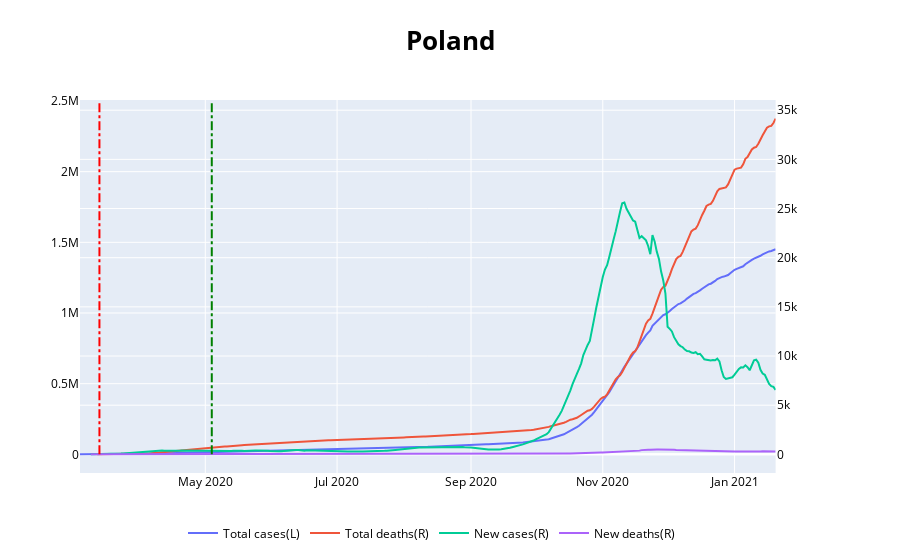
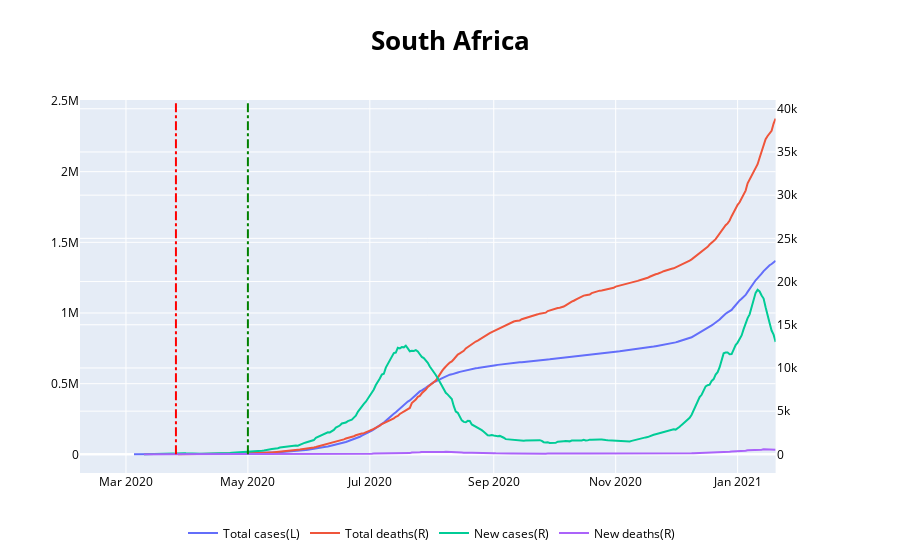
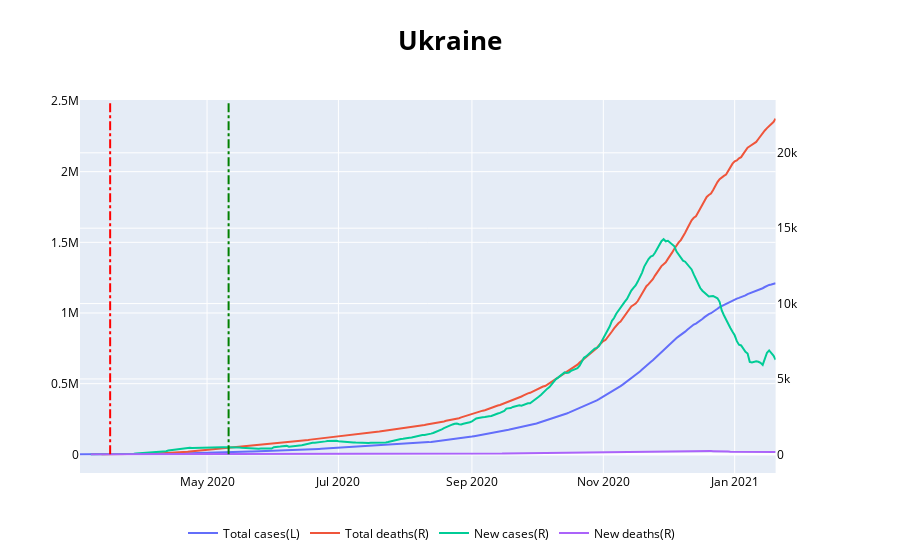
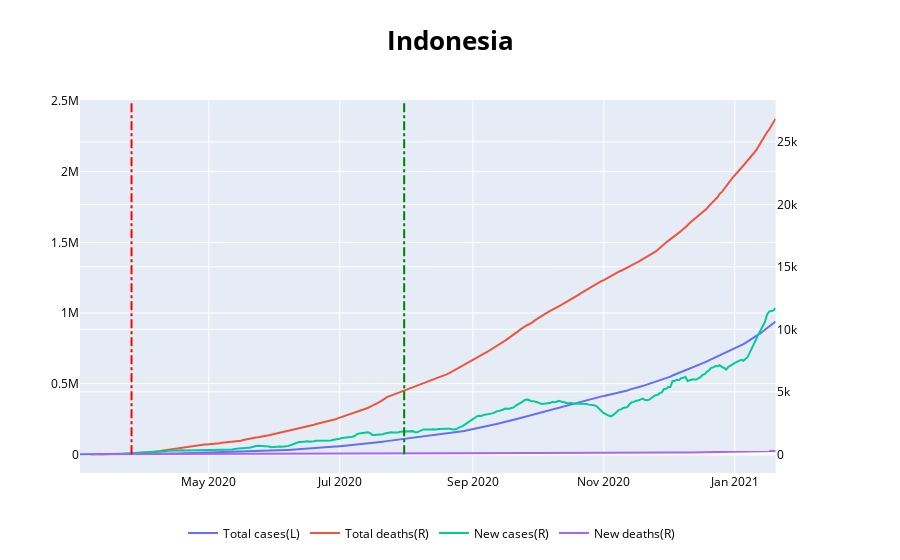

Source (notebook cell) for these figures, in order:
### Markdown cell above
## DATA PLOTS

### Code cell
# Tendency plots
y = ["total_cases", "total_deaths", "new_cases_smoothed", "new_deaths_smoothed"]
ylabel = ["Total cases(L)", "Total deaths(R)", "New cases(R)", "New deaths(R)"]
yaxis = [False, True, True, True]

variable_visual.tendency_plots_wrapper(df_required_countries_masked, y, ylabel, yaxis)

### Figure 1 — Plotly figure (JSON) as saved in the notebook; plotly's stock layout.template omitted (floating-point values rounded to 4 significant figures; data arrays with more than 128 entries replaced by an {"elided": "..."} marker saying what was removed)
{"data": [{"mode": "lines", "name": "Total cases(L)", "type": "scatter", "x": {"elided": "323 str values"}, "xaxis": "x", "y": {"elided": "323 int values"}, "yaxis": "y"}, {"mode": "lines", "name": "Total deaths(R)", "type": "scatter", "x": {"elided": "323 str values"}, "xaxis": "x", "y": {"elided": "323 int values"}, "yaxis": "y2"}, {"mode": "lines", "name": "New cases(R)", "type": "scatter", "x": {"elided": "323 str values"}, "xaxis": "x", "y": {"elided": "323 float values"}, "yaxis": "y2"}, {"mode": "lines", "name": "New deaths(R)", "type": "scatter", "x": {"elided": "323 str values"}, "xaxis": "x", "y": {"elided": "323 float values"}, "yaxis": "y2"}], "layout": {"font": {"color": "Black"}, "legend": {"orientation": "h", "x": 0.475, "xanchor": "center", "y": -0.2, "yanchor": "bottom"}, "shapes": [{"line": {"color": "red", "dash": "dashdot", "width": 2}, "type": "line", "x0": "2020-03-13T00:00:00", "x1": "2020-03-13T00:00:00", "y0": 0, "y1": 2500000}, {"line": {"color": "green", "dash": "dashdot", "width": 2}, "type": "line", "x0": "2020-05-04T00:00:00", "x1": "2020-05-04T00:00:00", "y0": 0, "y1": 2500000}], "title": {"text": "<span style=\"font-size: 26px;\"><b>Poland</b></span>", "x": 0.5}, "xaxis": {"anchor": "y", "domain": [0, 0.94]}, "yaxis": {"anchor": "x", "domain": [0, 1]}, "yaxis2": {"anchor": "x", "overlaying": "y", "side": "right"}}}

### Figure 2 — Plotly figure (JSON) as saved in the notebook; plotly's stock layout.template omitted (floating-point values rounded to 4 significant figures; data arrays with more than 128 entries replaced by an {"elided": "..."} marker saying what was removed)
{"data": [{"mode": "lines", "name": "Total cases(L)", "type": "scatter", "x": {"elided": "349 str values"}, "xaxis": "x", "y": {"elided": "349 int values"}, "yaxis": "y"}, {"mode": "lines", "name": "Total deaths(R)", "type": "scatter", "x": {"elided": "349 str values"}, "xaxis": "x", "y": {"elided": "349 int values"}, "yaxis": "y2"}, {"mode": "lines", "name": "New cases(R)", "type": "scatter", "x": {"elided": "349 str values"}, "xaxis": "x", "y": {"elided": "349 float values"}, "yaxis": "y2"}, {"mode": "lines", "name": "New deaths(R)", "type": "scatter", "x": {"elided": "349 str values"}, "xaxis": "x", "y": {"elided": "349 float values"}, "yaxis": "y2"}], "layout": {"font": {"color": "Black"}, "legend": {"orientation": "h", "x": 0.475, "xanchor": "center", "y": -0.2, "yanchor": "bottom"}, "shapes": [{"line": {"color": "red", "dash": "dashdot", "width": 2}, "type": "line", "x0": "2020-03-26T00:00:00", "x1": "2020-03-26T00:00:00", "y0": 0, "y1": 2500000}, {"line": {"color": "green", "dash": "dashdot", "width": 2}, "type": "line", "x0": "2020-05-01T00:00:00", "x1": "2020-05-01T00:00:00", "y0": 0, "y1": 2500000}], "title": {"text": "<span style=\"font-size: 26px;\"><b>South Africa</b></span>", "x": 0.5}, "xaxis": {"anchor": "y", "domain": [0, 0.94]}, "yaxis": {"anchor": "x", "domain": [0, 1]}, "yaxis2": {"anchor": "x", "overlaying": "y", "side": "right"}}}

### Figure 3 — Plotly figure (JSON) as saved in the notebook; plotly's stock layout.template omitted (floating-point values rounded to 4 significant figures; data arrays with more than 128 entries replaced by an {"elided": "..."} marker saying what was removed)
{"data": [{"mode": "lines", "name": "Total cases(L)", "type": "scatter", "x": {"elided": "324 str values"}, "xaxis": "x", "y": {"elided": "324 int values"}, "yaxis": "y"}, {"mode": "lines", "name": "Total deaths(R)", "type": "scatter", "x": {"elided": "324 str values"}, "xaxis": "x", "y": {"elided": "324 int values"}, "yaxis": "y2"}, {"mode": "lines", "name": "New cases(R)", "type": "scatter", "x": {"elided": "324 str values"}, "xaxis": "x", "y": {"elided": "324 float values"}, "yaxis": "y2"}, {"mode": "lines", "name": "New deaths(R)", "type": "scatter", "x": {"elided": "324 str values"}, "xaxis": "x", "y": {"elided": "324 float values"}, "yaxis": "y2"}], "layout": {"font": {"color": "Black"}, "legend": {"orientation": "h", "x": 0.475, "xanchor": "center", "y": -0.2, "yanchor": "bottom"}, "shapes": [{"line": {"color": "red", "dash": "dashdot", "width": 2}, "type": "line", "x0": "2020-03-17T00:00:00", "x1": "2020-03-17T00:00:00", "y0": 0, "y1": 2500000}, {"line": {"color": "green", "dash": "dashdot", "width": 2}, "type": "line", "x0": "2020-05-11T00:00:00", "x1": "2020-05-11T00:00:00", "y0": 0, "y1": 2500000}], "title": {"text": "<span style=\"font-size: 26px;\"><b>Ukraine</b></span>", "x": 0.5}, "xaxis": {"anchor": "y", "domain": [0, 0.94]}, "yaxis": {"anchor": "x", "domain": [0, 1]}, "yaxis2": {"anchor": "x", "overlaying": "y", "side": "right"}}}

### Figure 4 — Plotly figure (JSON) as saved in the notebook; plotly's stock layout.template omitted (floating-point values rounded to 4 significant figures; data arrays with more than 128 entries replaced by an {"elided": "..."} marker saying what was removed)
{"data": [{"mode": "lines", "name": "Total cases(L)", "type": "scatter", "x": {"elided": "325 str values"}, "xaxis": "x", "y": {"elided": "325 int values"}, "yaxis": "y"}, {"mode": "lines", "name": "Total deaths(R)", "type": "scatter", "x": {"elided": "325 str values"}, "xaxis": "x", "y": {"elided": "325 int values"}, "yaxis": "y2"}, {"mode": "lines", "name": "New cases(R)", "type": "scatter", "x": {"elided": "325 str values"}, "xaxis": "x", "y": {"elided": "325 float values"}, "yaxis": "y2"}, {"mode": "lines", "name": "New deaths(R)", "type": "scatter", "x": {"elided": "325 str values"}, "xaxis": "x", "y": {"elided": "325 float values"}, "yaxis": "y2"}], "layout": {"font": {"color": "Black"}, "legend": {"orientation": "h", "x": 0.475, "xanchor": "center", "y": -0.2, "yanchor": "bottom"}, "shapes": [{"line": {"color": "red", "dash": "dashdot", "width": 2}, "type": "line", "x0": "2020-03-26T00:00:00", "x1": "2020-03-26T00:00:00", "y0": 0, "y1": 2500000}, {"line": {"color": "green", "dash": "dashdot", "width": 2}, "type": "line", "x0": "2020-07-31T00:00:00", "x1": "2020-07-31T00:00:00", "y0": 0, "y1": 2500000}], "title": {"text": "<span style=\"font-size: 26px;\"><b>Indonesia</b></span>", "x": 0.5}, "xaxis": {"anchor": "y", "domain": [0, 0.94]}, "yaxis": {"anchor": "x", "domain": [0, 1]}, "yaxis2": {"anchor": "x", "overlaying": "y", "side": "right"}}}
